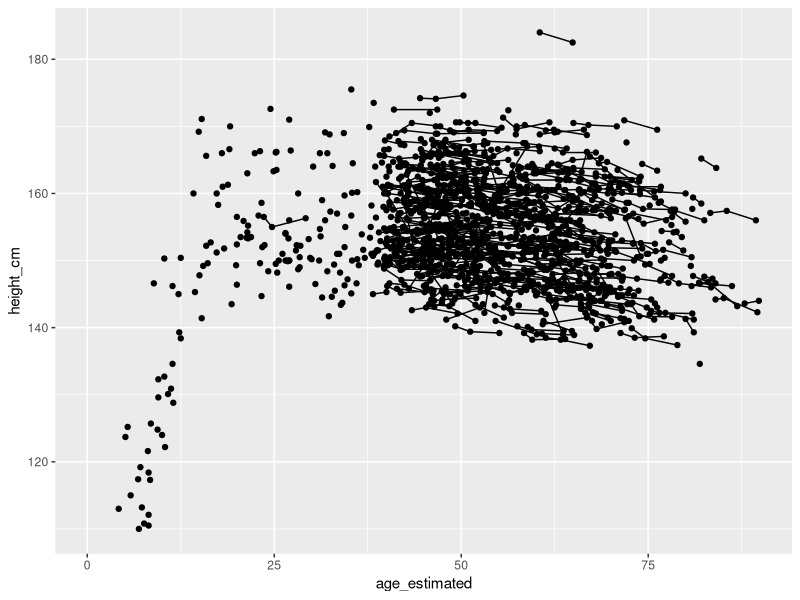
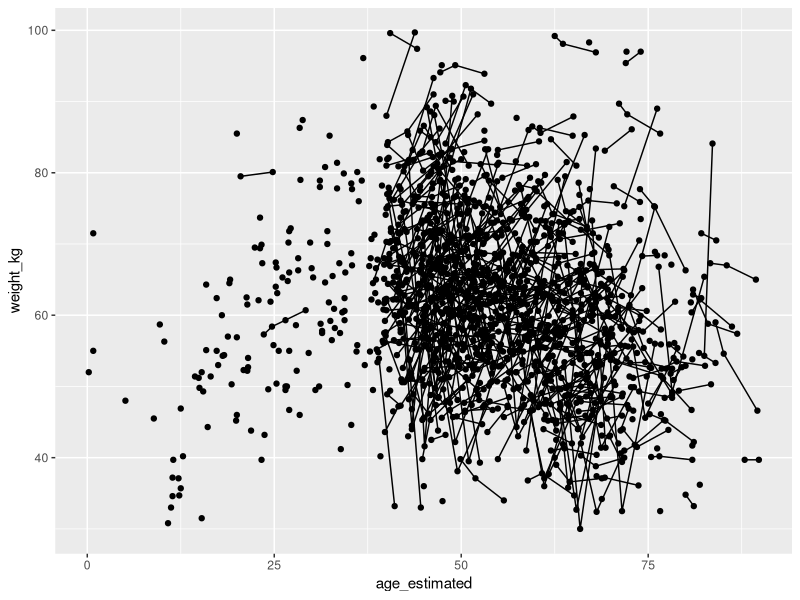

Write R code to recreate these figures, in order.
###########################################################
################ Cleaning MOSETEN  data ################
###########################################################

# starting commit:62477c6
#Author: catalina fernandez


setwd ("/Users/catalinafernandez/Library/CloudStorage/OneDrive-Personal/Growth_Project/Source/Moseten/")

library(dplyr)
library(lubridate)

rm(list = ls())
dat <- read.csv("site_measurements.csv") # 1522 obs. loaded

#####  Checks to ensure consistency #### 
colnames (dat)

#1. remove observations that do not have BOTH height and weight. Keep if only one is missing
sum(is.na(dat[["height_cm"]])) # 21 height measurements missing   
sum(is.na(dat[["weight_kg"]])) # 45 weight measurements missing
dat <- dat %>%
  filter(!(is.na(weight_kg) & is.na(height_cm))) #NO row has both vars missing. 

#2. Check if there are duplicated rows
rep <- dat %>% select(-obs_id)

sum(duplicated(rep) | duplicated(rep, fromLast = TRUE)) # NO duplicated obs.
dupl <- rep[duplicated(rep) | duplicated(rep, fromLast = TRUE), ] #NO dupl. 

# Remove duplicated obs, if any (obs_id = xxxx)
dat <- dat %>%
  filter(obs_id != "xxx") #NO dupl

# 3. Check how many people have X observations?
table(table(dat$person_id)) # most ind. have 2-3 obs. ANYTHING ELSE? 

# 4. Add column 'age_estimated' to make it easier to assess whether differences are likely or not 
### ! Check first the format of input dates, such as whether month is before day, whether numbers
# or month names are used, and n of digits for the year field, etc.
# dataset does not have dates, and has age already.
#dat <- dat %>%
#  mutate(date_of_birth = as.Date(date_of_birth, format = "%d/%m/%Y"),
#         date_of_measure = as.Date(date_of_measure, format = "%d/%m/%Y"),
#         age_estimated = as.numeric(interval(date_of_birth, date_of_measure) / dyears(1)))


#5. Check how many ind. don't have age, or don't have dob, or date of measure
sum(is.na(dat[["age_estimated"]])) # ALL obs. have age

#6. Remove rows that don't have age, or age can't be calculated bc missing dates
#miss_age <- dat %>% filter(is.na(age_estimated)) # NO missing dates
#dat <- dat %>%
#  filter(person_id != "xxx", # to remove entire individual
#        obs_id != "xxx") # to remove only a specific row

#7. Count number of people in the dataframe
dat %>% distinct(person_id) %>%
  count() # 794 individuals in the dataset

#8. Plot heights to catch evident outliers
library(ggplot2)
dev.off() 
ggplot(dat, aes(x =age_estimated, y = height_cm , group = person_id))+
  geom_line() +
  geom_point() # everything looks ± fine

dev.off() 
ggplot(dat, aes(x =age_estimated, y = weight_kg , group = person_id))+
  geom_line() +
  geom_point() #definitely many weird cases, babies way too heavy 


sub20 <- dat %>% filter(age_estimated <20)

# List of unreliable height/weight measurements:
#28204, #4604, #5170, #13453, #30987, #25610, #15702, #400 
#########  ------>>>>> check with  BRET!! <<<<<<<----------

# 9. Check if all individuals have sex 

miss_sex <- dat %>% filter(is.na(sex)) # NO cells where sex is NA

#Often, cells are empty instead of having a NA. The following script get those:
library(stringr)
fil <- dat %>%
  group_by(person_id) %>%
  filter(any(str_detect(sex, "^\\s*$"))) # NO missing
empty_sex_individuals <- dat %>%
  group_by(person_id) %>%
  filter(any(str_detect(sex, "^\\s*$"))) %>% # NO inds have missing sex.
  select(person_id) %>% 
  distinct()


# 10. Add count of obs. per ind. as new column 
dat <- dat %>%
  add_count(person_id, name = "obs_counts")

# 11. Create new df with ind. that have at least two obs. for additional checks
long <- dat %>%
  filter(obs_counts >= 2)

# 12. Check obs. that go down more than 3 cm
down <- long %>%
  arrange(person_id, age_estimated) %>%  # Arrange data by person_id and age
  group_by(person_id) %>%    # Group data by person_id
  mutate(obs_diff = height_cm - lag(height_cm, default = first(height_cm))) %>%
  ungroup() %>%
  filter (obs_diff <=-3)

#13. count n of obs that goes down.
down %>%
  distinct(person_id) %>%
  count() # xxx individuals shrink >3 cm : 20 ind (above), but only one is younger than 25. 
#older ind. will not be used for the Growth analysis.


#check the 20 ppl that have obs. that goes down >3 cm
check_down <- dat %>% filter(person_id %in% down$person_id)

#12a. ind #3565 over 40yo so keep it as it is
#12b. ind #4479 over 70yo so keep it as it is
#12c.ind #5912 over 70yo so keep it as it is
#12d.ind #7007 over 60yo so keep it as it is
#12e.ind #7194 over 40yo so keep it as it is
#12f.ind #11095 over 50yo so keep it as it is 
#12g.ind #12708 over 40yo so keep it as it is
#12h.ind #12813 over 70yo so keep it as it is
#12i.ind #14971 over 70yo so keep it as it is
#12j. ind #16980  over 40yo so keep it as it is
#12k. ind #17088 over 60yo so keep it as it is
#12l. ind #17791  over 80yo so keep it as it is
#12m. ind #17951  over 60yo so keep it as it is
#12n. ind #19186 25 yo, both height and weight decreases significantly over a ±1.5 year span
#probably different individuals. Delete  both observations for ind. 19186 entirely

dat <- dat %>%
  filter(person_id != "19186")

#12o. ind #20776 over 40yo so keep it as it is
#12p. ind #23560 over 45yo so keep it as it is
#12q. ind #26933 over 40yo so keep it as it is; one obs is clearly a diff. ind. 
#12r. ind #27310 over 70yo so keep it as it is
#12s. ind #30271 over 50yo so keep it as it is
#12t. ind #32264 over 50yo so keep it as it is

# a1. ind.xxx, obs #xxx height is inconsistent with trajectory. if weight seems ok, only rm height:
#dat$height_cm [which(dat$obs_id=="xxx")] <-NA

# a.2. ind. xxx, obs #xxx, explain why changing the value in the cell. 

#dat$height_cm [which(dat$obs_id=="xxx")] <- xxx # changed from xxx

#14. Check how many height obs. goes up more than 10cm in a period of 1 year or less.

# ---update long first:
long <- dat %>%
  filter(obs_counts >= 2) 

up <- long %>% 
  arrange(person_id, age_estimated) %>%
  group_by(person_id) %>% 
  mutate(time_elap = as.numeric (age_estimated - first(age_estimated)),
         obs_diff = height_cm - lag(height_cm, default = first(height_cm))) %>%
  ungroup() %>%
  filter(person_id %in% unique(person_id[obs_diff >= 10 & time_elap < 1])) # NO obs, go up more than 10cm

#i <- 1
#print(long[long$person_id == up$person_id [i], ]) 
#i <- i + 1

#15. Indicate how many obs. were removed 
sum(is.na(dat[["height_cm"]])) # 21 height are NA
sum(is.na(dat[["weight_kg"]])) # 45 weight are NA

# 1522 obs.loaded; KEPT 1520  (2 obs. removed entirely) 
# 21 NA height loaded; now 21
# 45 NA  weight loaded; kept 45 weight NA

#write.csv(dat, "site_measurements.csv",row.names = FALSE)
